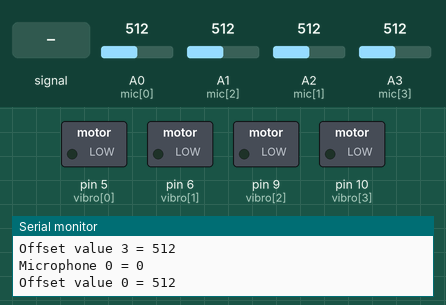
Simulated run of this sketch. Board: Arduino Uno, built with avr-gcc and run on an emulated ATmega328P. Shown: switched loads named in the sketch (green lamp = pin HIGH), the last lines printed to the serial monitor. Dashed ring = blinking. The inputs (shaded band) are chosen by the test bench; at power-on: A3 (mic[3]) = 512, A0 (mic[0]) = 512, A1 (mic[2]) = 512, A2 (mic[1]) = 512.

Above: at 2.2 s.
2.3 s: A0 (mic[0]) fed a 1000 Hz sine of ±255 counts around its level
At 4.72 s:
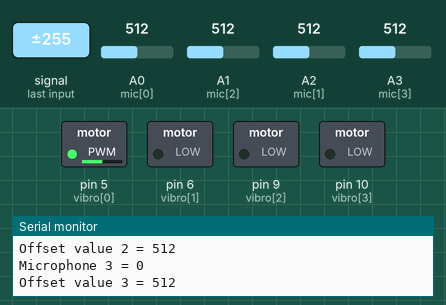
5.3 s: A1 (mic[2]) fed a 1000 Hz sine of ±255 counts around its level
At 6.34 s:
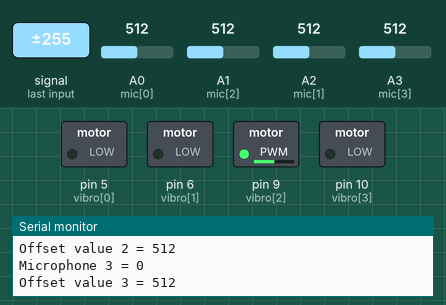
8.3 s: A2 (mic[1]) fed a 200 Hz sine of ±255 counts around its level
At 9.28 s:
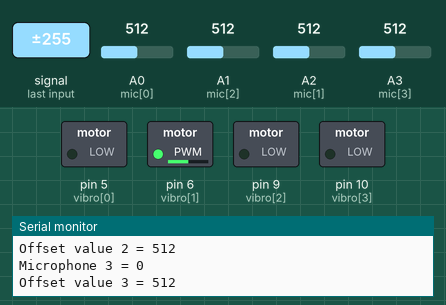
11.3 s: A3 (mic[3]) fed a 200 Hz sine of ±255 counts around its level
At 13.49 s:
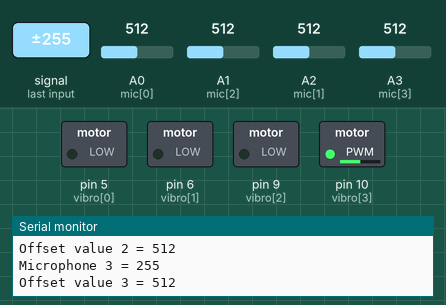
14.3 s: A3 (mic[3]) set to 716
At 17.1 s:
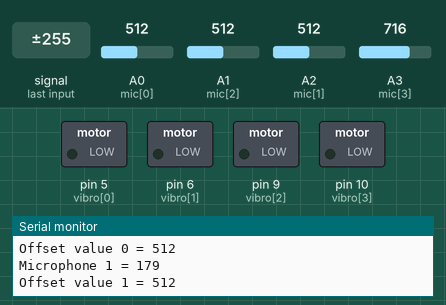
17.3 s: A0 (mic[0]) set to 240
At 17.58 s:
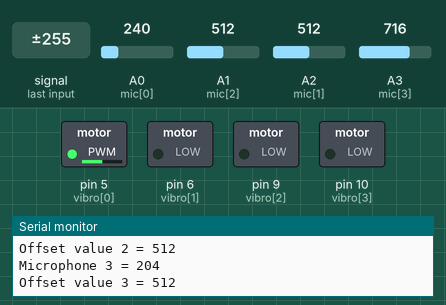
Timing chart, 0 to 21.3 s (numbered marks = the images above; inputs shaded):
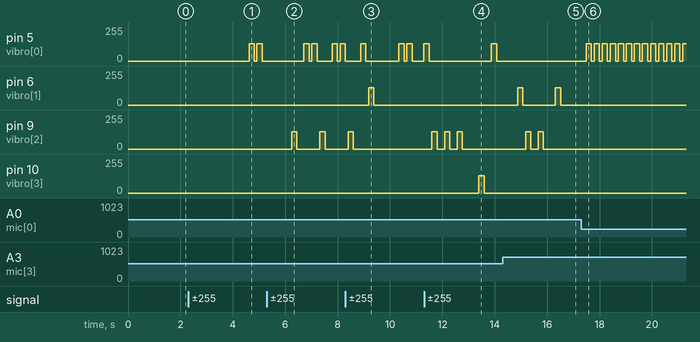

The sketch:

UX_belt.ino
```cpp
// (licence header left out)
const int numSense = 4; // number of connected devices
const int mic[numSense] = {A0, A2, A1, A3}; // Mic 1 A0 violet front left, Mic 2 A2 white back left, Mic 3 A1 black back right, Mic 4 A3 yellow front right
const int vibro[numSense] = {5, 6, 9, 10}; // V-motor 1 P5 front left , V-motor 2 P6 back left, V-motor 3 P9 back right, V-motor 4 P10 front right
int offset[numSense] = {};  // compensate DC offset
volatile int value[numSense] = {0, 0, 0, 0};  // variable to hold working values
const int threshold = 250;  // noise threshold (0 - 512)
const int hold = 200;     // motor keep alive delay
const int full = 128;     // max PWM for motor (0 - 255)
volatile int loudness[numSense] = {0, 0, 0, 0}; // variable holding current value

void setup() {
  Serial.begin(9600);
  delay(1000);    // wait for things to settle
  for (int i = 0; i < numSense; i++) {  // initiated array
    offset[i] = analogRead(mic[i]);
  }
  for (int i = 0; i < numSense; i++) {
    pinMode(vibro[i], OUTPUT); // set PWM pins as output
    pinMode(mic[i], INPUT); // set analog pins as input
    for (int k = 0; k <= 5; k++) {  // low pass filter analog values to save as offset
      offset[i] = offset[i] * 0.8 + analogRead(mic[i]) * 0.2;
    }
    analogWrite(vibro[i], 0); // switch outputs off
  }
} // end setup()

void loop() {
  for (int i = 0; i < numSense; i++) {
    loudness[i] = analogRead(mic[i]);  // read current loudness level
    value[i] = abs(loudness[i] - offset[i]);
    if (Serial) { // if serial port is available
      Serial.print ("Microphone ");
      Serial.print (i);
      Serial.print (" = ");
      Serial.println (value[i]);
      Serial.print ("Offset value ");
      Serial.print(i);
      Serial.print(" = ");
      Serial.println(offset[i]);
    }
  }
  int maxI = 0;
  for (int i = 0; i < numSense; i++) {  // look for biggest value in array
    if (value[i] > value[maxI]) maxI = i;
  }
  if (value[maxI] > threshold) {  // if max value is bigger than threshold
    analogWrite(vibro[maxI] , full);
    delay(hold);
  }
  for (int i = 0; i < numSense; i++) {  // switch all motors off, reset working values
    analogWrite(vibro[i] , 0);
    value[i] = 0;
  }
} // end loop()
```

Measured:
- after the input at 2.3 s, pin 5 (vibro[0]): alternates 128/255 for 0.20 s and 0/255 for 0.10 s, starting after 2.3 s
- after the input at 5.3 s, pin 9 (vibro[2]): alternates 128/255 for 0.20 s and 0/255 for 0.88 s, starting after 0.94 s
- after the input at 8.3 s, pin 6 (vibro[1]): 0/255 → 128/255 after 0.88 s, → 0/255 0.20 s later; pin 9 (vibro[2]): goes on until 8.6 s, then stays 0/255
- after the input at 11.3 s, pin 6 (vibro[1]): stays 0/255 (without the input it goes to 128/255 after 1.9 s); pin 10 (vibro[3]): 0/255 → 128/255 after 2.1 s, → 0/255 0.20 s later
- after the input at 14.3 s, pin 5 (vibro[0]): stops changing and stays 0/255; pin 10 (vibro[3]): stays 0/255 (without the input it goes to 128/255 after 2.8 s)
- after the input at 17.3 s, pin 5 (vibro[0]): alternates 128/255 for 0.20 s and 0/255 for 0.11 s, starting after 0.19 s; pin 6 (vibro[1]), pin 9 (vibro[2]): stops changing and stays 0/255
